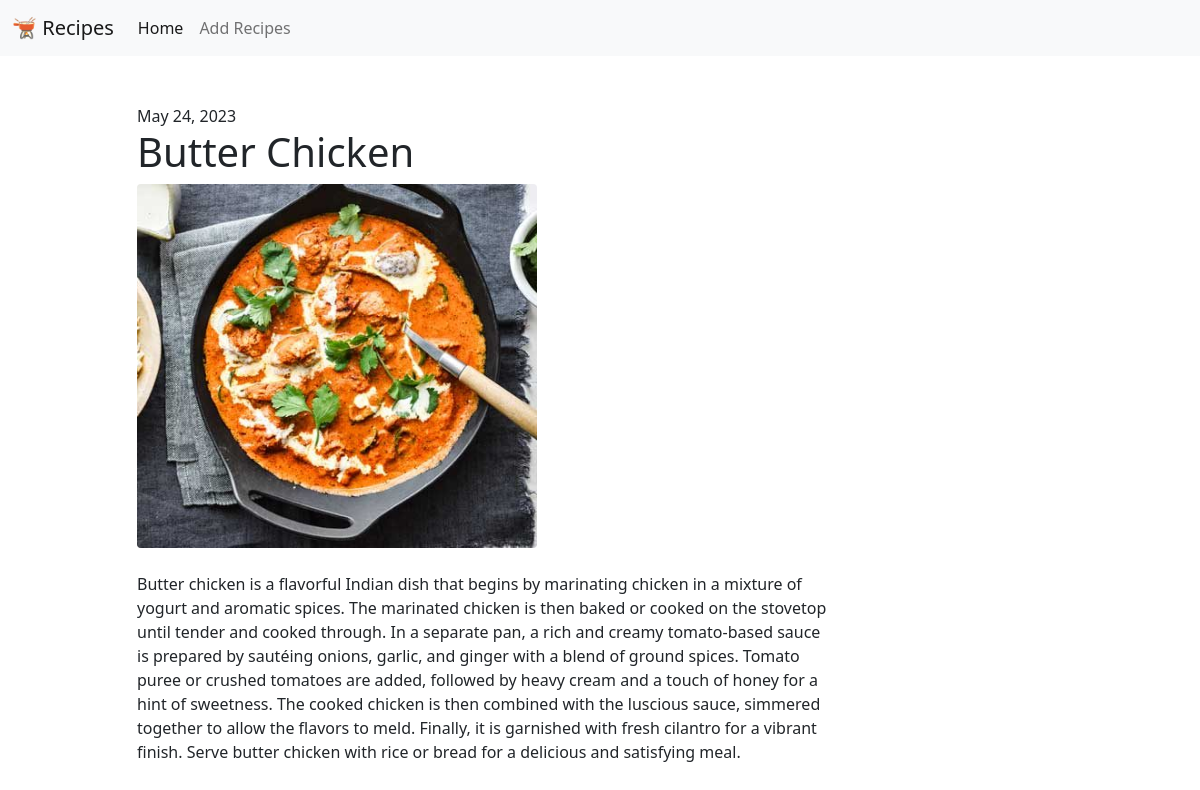
/detail/1, run on the app's committed database.
### feed/models.py (models this page shows, shortened)
class Post(models.Model):
    title = models.CharField(max_length=140, blank=False, null=False)
    description = models.TextField()
    image = ImageField()
    date = models.DateField()

### feed/views.py (the view)
# urls.py: path('detail/<int:pk>', PostDetailView.as_view(), name='detail'),
class PostDetailView(DetailView):
    template_name = "detail.html"
    model = Post

### templates/detail.html (shortened to what this page needs)
{% extends "base.html" %}
{% load thumbnail %}
{% block body %}
    <div class="row">
        <div class="col-sm-10 offset-sm-1 py-5">
            {{ object.date }}
            <h1>
                {{ object.title }}
            </h1>
            <img src="{{ object.image.url }}" class="img-fluid rounded" style="width: 400px;">
            <p class="mt-4 w-75">
                {{ object.description }}
            </p>
        </div>
    </div>
{% endblock %}

### templates/base.html (shortened to what this page needs)
<!DOCTYPE html>
<html lang="en">
<head>
    <link href="https://cdn.jsdelivr.net/npm/bootstrap@5.0.2/dist/css/bootstrap.min.css" rel="stylesheet"
>
</head>
<body>
    {% include "includes/navbar.html" %}
    <div class="container">
        {% block body %}{% endblock %}
    </div>
</body>
</html>

### templates/includes/navbar.html (shortened to what this page needs)
<nav class="navbar navbar-expand-lg navbar-light bg-light">
    <div class="container-fluid">
        <a class="navbar-brand" href="/">🫕 Recipes</a>
        <div class="collapse navbar-collapse" id="navbarNav">
            <ul class="navbar-nav">
                <li class="nav-item">
                <a class="nav-link active" aria-current="page" href="{% url 'feed:index' %}">Home</a>
                </li>
                <li class="nav-item">
                <a class="nav-link" href="{% url 'feed:post' %}">Add Recipes</a>
                </li>
            </ul>
        </div>
    </div>
</nav>

### data on the page
Post: date "May 24, 2023", title "Butter Chicken", image (picture), description "Butter chicken is a flavorful Indian dish that begins by marinating chicken in a mixture of yogurt and aromatic spices. The marinated chicken is then baked or cooked on the stovetop until tender and cooked through. In a separate pan, a rich and creamy tomato-based sauce is prepared by sautéing onions, garlic, and ginger with a blend of ground spices. Tomato puree or crushed tomatoes are added, followed by heavy cream and a touch of honey for a hint of sweetness. The cooked chicken is then combined with the luscious sauce, simmered together to allow the flavors to meld. Finally, it is garnished with fresh cilantro for a vibrant finish. Serve butter chicken with rice or bread for a delicious…"
